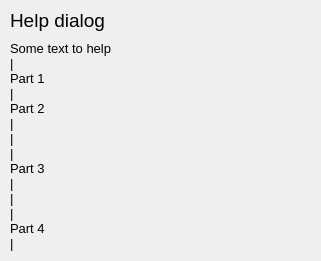
<?xml version="1.0" encoding="UTF-8"?>
<ui version="4.0">
 <class>HelpDialog</class>
 <widget class="QDialog" name="HelpDialog">
  <property name="geometry">
   <rect>
    <x>0</x>
    <y>0</y>
    <width>321</width>
    <height>261</height>
   </rect>
  </property>
  <property name="windowTitle">
   <string>Help</string>
  </property>
  <widget class="QLabel" name="label">
   <property name="geometry">
    <rect>
     <x>10</x>
     <y>0</y>
     <width>231</width>
     <height>41</height>
    </rect>
   </property>
   <property name="font">
    <font>
     <pointsize>14</pointsize>
    </font>
   </property>
   <property name="text">
    <string>Help dialog</string>
   </property>
  </widget>
  <widget class="QLabel" name="label_2">
   <property name="geometry">
    <rect>
     <x>10</x>
     <y>40</y>
     <width>301</width>
     <height>61</height>
    </rect>
   </property>
   <property name="font">
    <font>
     <pointsize>10</pointsize>
    </font>
   </property>
   <property name="text">
    <string>Some text to help
|
Part 1
|</string>
   </property>
  </widget>
  <widget class="QLabel" name="label_3">
   <property name="geometry">
    <rect>
     <x>10</x>
     <y>100</y>
     <width>301</width>
     <height>61</height>
    </rect>
   </property>
   <property name="font">
    <font>
     <pointsize>10</pointsize>
    </font>
   </property>
   <property name="text">
    <string>Part 2
|
|
|</string>
   </property>
  </widget>
  <widget class="QLabel" name="label_4">
   <property name="geometry">
    <rect>
     <x>10</x>
     <y>160</y>
     <width>301</width>
     <height>61</height>
    </rect>
   </property>
   <property name="font">
    <font>
     <pointsize>10</pointsize>
    </font>
   </property>
   <property name="text">
    <string>Part 3
|
|
|</string>
   </property>
  </widget>
  <widget class="QLabel" name="label_5">
   <property name="geometry">
    <rect>
     <x>10</x>
     <y>220</y>
     <width>301</width>
     <height>31</height>
    </rect>
   </property>
   <property name="font">
    <font>
     <pointsize>10</pointsize>
    </font>
   </property>
   <property name="text">
    <string>Part 4
|</string>
   </property>
  </widget>
 </widget>
 <resources/>
 <connections/>
</ui>
